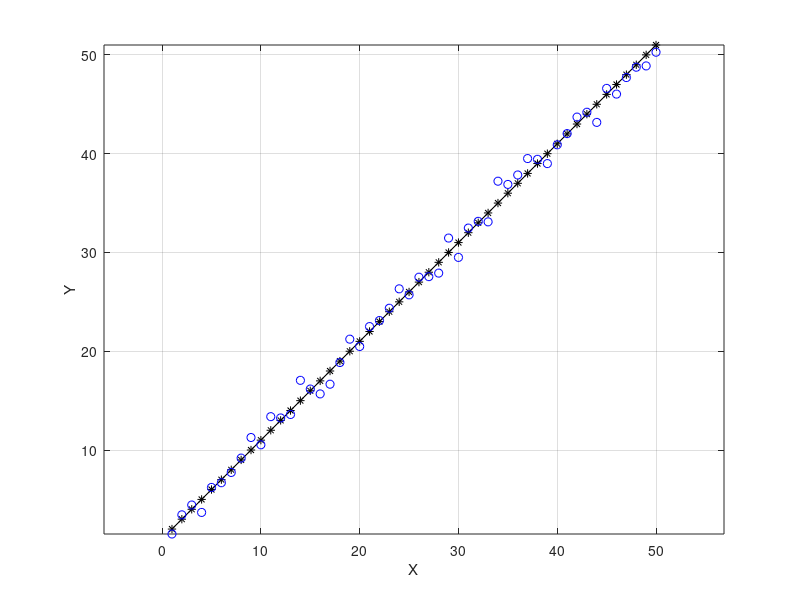

Here is the MATLAB script that generated this plot:
% Generate synthetic data points for LS fitting
% (1) generate a line; 
% (2) add standard normally distributed noise to it;
% (3) write out the data points.

function generate_data(k,b,npts)

% default parameters for the line
% k: slope; b: intercept
if nargin < 3
    k = 1;
    b = 1;
    npts = 50; % number of points
end
%%%%%%%%%%%%%%%%%%%%%%%%%%%%%%%%%%%
% create line

% x coord
x = linspace(1,50,npts);

% y coord
y = k * x + b;

% plot the line
figure(1);
plot(x,y,'k*-');
grid on;
axis equal;

%%%%%%%%%%%%%%%%%%%%%%%%%%%%%%%%%%%
% add noise

noise = randn(1,npts);
% Q: what if your data has a gaussian error, with mean of
% 0.1, and std of 0.1?
ynew = y + noise;

% add the new points to the figure
figure(1)
hold on;
plot(x,ynew,'bo');
xlabel('X'); ylabel('Y');
hold off;

%%%%%%%%%%%%%%%%%%%%%%%%%%%%%%%%%%%
% write out, simple matrix
dlmwrite('data.txt',[x(:) ynew(:) y(:)],'delimiter',' ');

% write out, with header
fid = fopen('data_h.txt','w+');
fprintf(fid,'%10s %10s %10s\n','xax','ydata','ytrue');
fprintf(fid,'%10.5f %10.5f %10.5f\n',[x(:) ynew(:) y(:)]');
fclose(fid);


